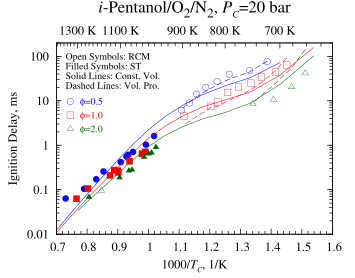

This figure's gnuplot source:
reset
set term postscript enhanced eps font "Times,18" color size 9cm,7cm dl 2.0
set output "ipeoh-20bar.eps"
set yrange[1E-02:200]
set logscale y
set xrange [0.7:1.6]
set xlabel "1000/{/Times-Italic T_{/*0.75 C}}, 1/K"
set ylabel "Ignition Delay, ms" offset 2
set title "{/=24 {/Times-Italic i}-Pentanol/O_{2}/N_{2}, {/Times-Italic P_{/*0.75 C}}=20 bar}" offset 0,-0.75
set key at 0.63,15 width -11 Left reverse height 0.25 spacing 1.1 tc variable font ",14" samplen 0
set mxtics
set xtics scale 1.25,0.75 nomirror

inv2k(x) = 1000./x
set x2tics ("" inv2k(600)) scale 1.25,0.75
do for [temp=600:800:100] {
t = sprintf("%g K",temp)
set x2tics add (t inv2k(temp))
set x2tics add ("" inv2k(temp+20) 1)
set x2tics add ("" inv2k(temp+40) 1)
set x2tics add ("" inv2k(temp+60) 1)
set x2tics add ("" inv2k(temp+80) 1)
}
do for [temp=900:1500:200] {
t = sprintf("%g K",temp)
set x2tics add (t inv2k(temp))
set x2tics add ("" inv2k(temp+20) 1)
set x2tics add ("" inv2k(temp+40) 1)
set x2tics add ("" inv2k(temp+60) 1)
set x2tics add ("" inv2k(temp+80) 1)
set x2tics add ("" inv2k(temp+100) 1)
set x2tics add ("" inv2k(temp+120) 1)
set x2tics add ("" inv2k(temp+140) 1)
set x2tics add ("" inv2k(temp+160) 1)
set x2tics add ("" inv2k(temp+180) 1)
}

set ytics scale 1.25,0.75
set mytics 10
set bmargin 3.5

set datafile separator ","

set label at 0.73,100 "Open Symbols: RCM\nFilled Symbols: ST\nSolid Lines: Const. Vol.\nDashed Lines: Vol. Pro." font ",14"

plot "ipeoh-20bar.txt" i 0 u 1:2 every ::::7 w p lc rgb "#0000FF" pt 06 ps 1.5 title "{/Symbol f}=0.5",\
     "ipeoh-20bar.txt" i 0 u 1:2 every ::8 w p lc rgb "#0000FF" pt 07 ps 1.5 notitle,\
     "ipeoh-20bar.txt" i 2 u 1:2 w l lc rgb "#0000FF" lt 1 lw 1.5 notitle,\
     "ipeoh-20bar.txt" i 0 u 1:3 w l lc rgb "#0000FF" lt 2 lw 1.5 notitle,\
     "ipeoh-20bar.txt" i 1 u 1:2 every ::::8 w p lc rgb "#FF0000" pt 04 ps 1.5 title "{/Symbol f}=1.0",\
     "ipeoh-20bar.txt" i 1 u 1:2 every ::9 w p lc rgb "#FF0000" pt 05 ps 1.5 notitle,\
     "ipeoh-20bar.txt" i 3 u 1:2 w l lc rgb "#FF0000" lt 1 lw 1.5 notitle,\
     "ipeoh-20bar.txt" i 1 u 1:3 w l lc rgb "#FF0000" lt 2 lw 1.5 notitle,\
     "ipeoh-20bar.txt" i 4 u 1:2 every ::::4 w p lc rgb "#006400" pt 8 ps 1.5 title "{/Symbol f}=2.0",\
     "ipeoh-20bar.txt" i 4 u 1:2 every ::5 w p lc rgb "#006400" pt 9 ps 1.5 notitle,\
     "ipeoh-20bar.txt" i 5 u 1:2 w l lc rgb "#006400" lt 1 lw 1.5 notitle,\
     "ipeoh-20bar.txt" i 4 u 1:3 w l lc rgb "#006400" lt 2 lw 1.5 notitle
     
set output
reset
     
